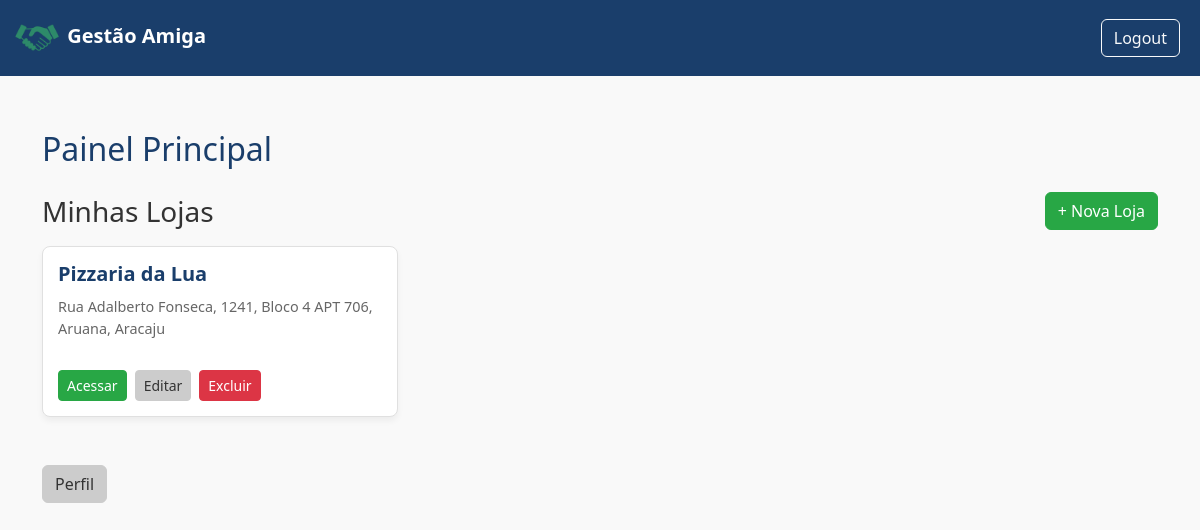
The page /painel-loja/ (signed in) on the database its author committed.
### gestao/models.py (models this page shows)
class Loja(models.Model):
    nome = models.CharField(max_length=100)
    endereco = models.CharField(max_length=200, blank=True)
    dono = models.ForeignKey(settings.AUTH_USER_MODEL, related_name='lojas', on_delete=models.CASCADE)
    criada_em = models.DateTimeField(auto_now_add=True)
    logo = models.ImageField(upload_to='logos/', blank=True, null=True)

### gestao/views.py (the view)
# urls.py: path('painel-loja/', views.painel_loja, name='painel_loja'),
@login_required
def painel_loja(request):
    user = request.user
    lojas = user.lojas.all() #lista de lojas do usuário
    contexto = {
        'lojas': lojas,
        'mostrar_sidebar': False,
    }
    return render(request, 'painel_loja.html', contexto)

### templates/painel_loja.html
{% extends 'base.html' %}
{% block content %}
<div class="container" style="margin-top: 30px;">
    <h2 class="mb-4 title_page" style="color: var(--cor-primaria);">Painel Principal</h2>
    <div class="d-flex justify-content-between align-items-center mb-3">
        <h3 class="mb-0">Minhas Lojas</h3>
        <a href="{% url 'cadastrar_loja' %}" class="btn btn-primary">+ Nova Loja</a>
    </div>
    {% if lojas %}
        <div class="row">
            {% for loja in lojas %}
            <div class="col-md-4 mb-4">
                <div class="card h-100" style="box-shadow: 0 4px 6px rgba(0,0,0,0.05); padding: 15px;">
                    <h5 style="color: var(--cor-primaria);">{{ loja.nome }}</h5>
                    <p style="font-size: 0.9rem; color: #666;">{{ loja.endereco }}</p>
                    <div class="d-flex gap-2 mt-auto">
                        <a href="{% url 'dashboard_loja' loja.id %}" class="btn btn-primary btn-sm">Acessar</a>
                        <a href="{% url 'editar_loja' loja.id %}" class="btn btn-secondary btn-sm">Editar</a>
                        <a href="{% url 'deletar_loja' loja.id %}" class="btn btn-danger btn-sm">Excluir</a>
                    </div>
                </div>
            </div>
            {% endfor %}
        </div>
    {% else %}
        <div class="alert alert-info" role="alert">
            Nenhuma loja cadastrada ainda.
        </div>
    {% endif %}
    <div class="mt-4">
        <a href="{% url 'perfil_usuario' %}" class="btn btn-secondary">Perfil</a>
    </div>
</div>
{% endblock %}

### static/css/estilo.css (style rules this page uses)
:root { --cor-fundo: #f9f9f9; --cor-primaria: #1a3e6b; --cor-secundaria: #28a745; --cor-texto: #333333; --cor-borda: #e0e0e0; }
body { background-color: var(--cor-fundo); color: var(--cor-texto); }
.title_page { text-align: left; }
.btn-primary { background-color: var(--cor-secundaria); border-color: var(--cor-secundaria); color: white; }
.btn-secondary { background-color: #cccccc; border-color: #cccccc; color: #333333; }
.card { border: 1px solid var(--cor-borda); background-color: #ffffff; border-radius: 8px; margin-bottom: 15px; }
.card h5 { font-weight: bold; margin-bottom: 10px; }
.card p { margin-bottom: 15px; }
.btn-danger { background-color: #dc3545; border-color: #dc3545; color: #fff; }

### rows shown on the page
Loja: nome "Pizzaria da Lua", endereco "Rua Adalberto Fonseca, 1241, Bloco 4 APT 706, Aruana, Aracaju"
